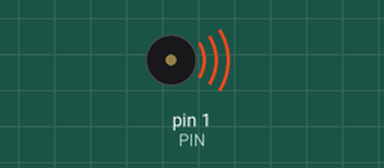
A sketch run on a simulated Arduino Nano, built with avr-gcc and run on an emulated ATmega328P. Parts: buzzer (waves = sounding).

Above: at 0.1 s.
Timing chart, 0 to 40.0 s (numbered marks = the images above):
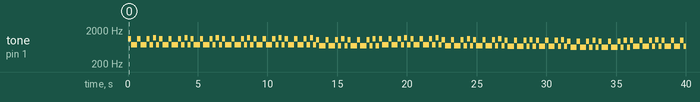

Measured:
- by itself, tone on pin 1 (PIN): plays 1109 Hz for 0.23 s, 740 Hz for 0.45 s, 1109 Hz for 0.23 s, 740 Hz for 0.45 s, 1109 Hz for 0.23 s, 740 Hz for 0.23 s … (142 notes in this stretch)

The sketch:

Utwor_2_Fcje.ino
```cpp
#define B0  31
#define C1  33
#define CS1 35
#define D1  37
#define DS1 39
#define E1  41
#define F1  44
#define FS1 46
#define G1  49
#define GS1 52
#define A1  55
#define AS1 58
#define B1  62
#define C2  65
#define CS2 69
#define D2  73
#define DS2 78
#define E2  82
#define F2  87
#define FS2 93
#define G2  98
#define GS2 104
#define A2  110
#define AS2 117
#define B2  123
#define C3  131
#define CS3 139
#define D3  147
#define DS3 156
#define E3  165
#define F3  175
#define FS3 185
#define G3  196
#define GS3 208
#define A3  220
#define AS3 233
#define B3  247
#define C4  262
#define CS4 277
#define D4  294
#define DS4 311
#define E4  330
#define F4  349
#define FS4 370
#define G4  392
#define GS4 415
#define A4  440
#define AS4 466
#define B4  494
#define C5  523
#define CS5 554
#define D5  587
#define DS5 622
#define E5  659
#define F5  698
#define FS5 740
#define G5  784
#define GS5 831
#define A5  880
#define AS5 932
#define B5  988
#define C6  1047
#define CS6 1109
#define D6  1175
#define DS6 1245
#define E6  1319
#define F6  1397
#define FS6 1480
#define G6  1568
#define GS6 1661
#define A6  1760
#define AS6 1865
#define B6  1976
#define C7  2093
#define CS7 2217
#define D7  2349
#define DS7 2489
#define E7  2637
#define F7  2794
#define FS7 2960
#define G7  3136
#define GS7 3322
#define A7  3520
#define AS7 3729
#define B7  3951
#define C8  4186
#define CS8 4435
#define D8  4699
#define DS8 4978
#define R 1800
#define PIN 1

void f1()
{
tone(PIN,CS6);
delay(R/8);
tone(PIN,FS5);
delay(R/8);
tone(PIN,FS5);
delay(R/8);
tone(PIN,CS6);
delay(R/8);
tone(PIN,FS5);
delay(R/8);
tone(PIN,FS5);
delay(R/8);
tone(PIN,CS6);
delay(R/8);
tone(PIN,FS5);
delay(R/8);
tone(PIN,D6);
delay(R/8);
tone(PIN,FS5);
delay(R/8);
}
void f2()
{
tone(PIN,C6);
delay(R/8);
tone(PIN,F5);
delay(R/8);
tone(PIN,F5);
delay(R/8);
tone(PIN,C6);
delay(R/8);
tone(PIN,F5);
delay(R/8);
tone(PIN,F5);
delay(R/8);
tone(PIN,C6);
delay(R/8);
tone(PIN,F5);
delay(R/8);
tone(PIN,CS6);
delay(R/8);
tone(PIN,F5);
delay(R/8);
}
void f3()
{
tone(PIN,B5);
delay(R/8);
tone(PIN,E5);
delay(R/8);
tone(PIN,E5);
delay(R/8);
tone(PIN,B5);
delay(R/8);
tone(PIN,E5);
delay(R/8);
tone(PIN,E5);
delay(R/8);
tone(PIN,B5);
delay(R/8);
tone(PIN,E5);
delay(R/8);
tone(PIN,C6);
delay(R/8);
tone(PIN,E5);
delay(R/8);
}
void f4()
{
tone(PIN,AS5);
delay(R/8);
tone(PIN,DS5);
delay(R/8);
tone(PIN,DS5);
delay(R/8);
tone(PIN,AS5);
delay(R/8);
tone(PIN,DS5);
delay(R/8);
tone(PIN,DS5);
delay(R/8);
tone(PIN,AS5);
delay(R/8);
tone(PIN,DS5);
delay(R/8);
tone(PIN,B5);
delay(R/8);
tone(PIN,DS5);
delay(R/8);
}
void f5()
{
tone(PIN,FS5);
delay(R/8);
tone(PIN,B4);
delay(R/8);
tone(PIN,B4);
delay(R/8);
tone(PIN,FS5);
delay(R/8);
tone(PIN,B4);
delay(R/8);
tone(PIN,B4);
delay(R/8);
tone(PIN,FS5);
delay(R/8);
tone(PIN,B4);
delay(R/8);
tone(PIN,G5);
delay(R/8);
tone(PIN,B4);
delay(R/8);
}
void setup() {
  pinMode(PIN, OUTPUT); //Konfiguracja A5 jako wyjście
}

void loop() {
int i=0;
for(i=0;i<6;i++)
{
f1();
}
for(i=0;i<2;i++)
{
f2();
}
for(i=0;i<2;i++)
{
f1();
}
for(i=0;i<2;i++)
{
f2();
}
for(i=0;i<2;i++)
{
f3();
}
for(i=0;i<2;i++)
{
f4();
}
for(i=0;i<2;i++)
{
f3();
}
for(i=0;i<2;i++)
{
f4();
}
for(i=0;i<10;i++)
{
f5();
}
}
```
